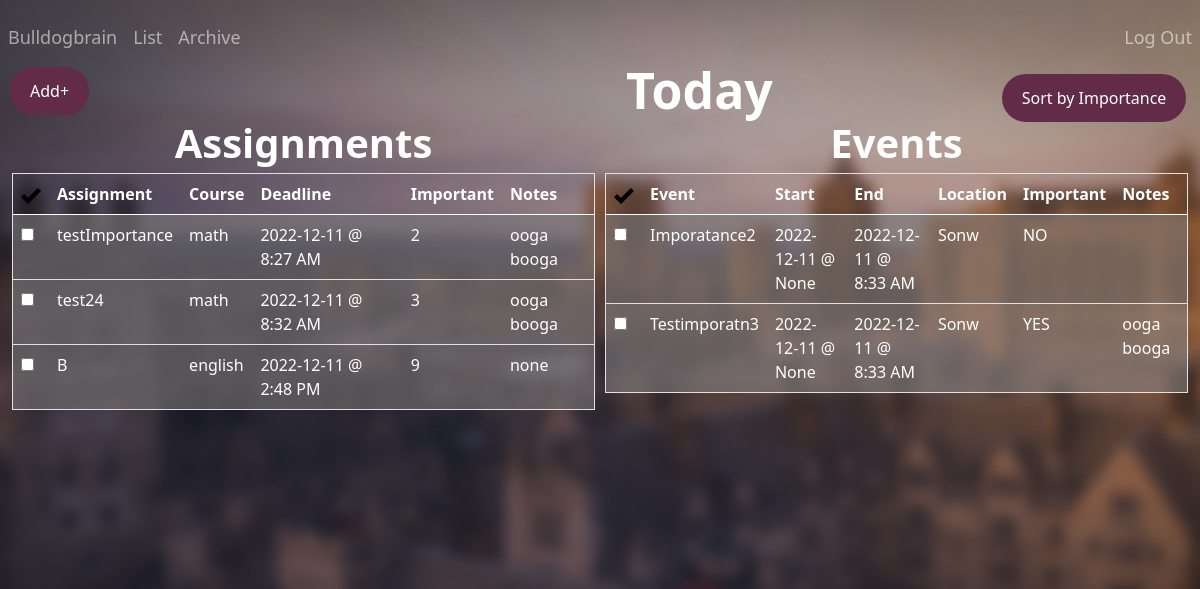
/today (signed in), run on the app's committed database.
### tables this page shows
CREATE TABLE "assignments"(
    'id' INTEGER PRIMARY KEY AUTOINCREMENT NOT NULL, 
    'title' TEXT, 
    'course' TEXT, 
    'deadline' TEXT, 
    'importance' INTEGER, 
    'notes' TEXT, 
    'user_id' INTEGER, 'completed' INTEGER NOT NULL DEFAULT '0' CHECK (completed IN (0, 1)),
    FOREIGN KEY (user_id)
    REFERENCES users (id));

CREATE TABLE 'events'(
    'event_id' INTEGER PRIMARY KEY AUTOINCREMENT NOT NULL, 
    'title' TEXT,
    'location' TEXT, 
    'start_date' TEXT,
    'start_time' TEXT, 
    'end_date' TEXT,
    'end_time' TEXT,
    'importance' INTEGER, 
    'notes' TEXT, 
    'user_id' INTEGER, 'completed' INTEGER NOT NULL DEFAULT '0' CHECK (completed IN (0, 1)),
    FOREIGN KEY (user_id)
    REFERENCES users (id));

### app.py (the view)
@app.route("/today", methods=["GET", "POST"])
@login_required
def dayChronoligical():
    current = datetime.datetime.now()
    localdate = current.strftime("%Y-%m-%d")
    """List view of assignments and events"""
    assignments = db.execute(
            "SELECT id, title, course, date(deadline) as date, CASE WHEN StrFTime('%H', deadline) % 12 = 0 THEN 12 ELSE StrFTime('%H', deadline) % 12 END || ':' || StrFTime('%M', deadline) || ' ' || CASE WHEN CAST(StrFTime('%H', deadline) AS INTEGER) > 12 THEN 'PM' ELSE 'AM' END 'time', importance, notes FROM assignments WHERE user_id = ? AND completed != 1 AND date(deadline) = ? ORDER BY deadline ASC", session["user_id"], localdate)
    events = db.execute(
            "SELECT event_id, title, location, start_date, CASE WHEN StrFTime('%H', start_time) % 12 = 0 THEN 12 ELSE StrFTime('%H', start_time) % 12 END || ':' || StrFTime('%M', start_time) || ' ' || CASE WHEN CAST(StrFTime('%H', start_time) AS INTEGER) > 12 THEN 'PM' ELSE 'AM' END 'start_time', end_date, CASE WHEN StrFTime('%H', end_time) % 12 = 0 THEN 12 ELSE StrFTime('%H', end_time) % 12 END || ':' || StrFTime('%M', end_time) || ' ' || CASE WHEN CAST(StrFTime('%H', end_time) AS INTEGER) > 12 THEN 'PM' ELSE 'AM' END 'end_time', importance, notes FROM events WHERE user_id = ? AND completed != 1 AND end_date = ? ORDER BY start_date ASC, start_time ASC", session["user_id"], localdate)
    if request.method == "POST":
        assignment_id = request.form.get("assignment_id")
        db.execute("UPDATE assignments SET completed = '1' WHERE id = ?", assignment_id)
        event_id = request.form.get("event_id")
        db.execute("UPDATE events SET completed = '1' WHERE event_id = ?", event_id)
        return redirect("/today")
    else:
        return render_template("/dayChronoligical.html", assignments=assignments, events=events)

### app.py (called while the page is built)
@app.after_request
def after_request(response):
    response.headers["Cache-Control"] = "no-cache, no-store, must-revalidate"
    response.headers["Expires"] = 0
    response.headers["Pragma"] = "no-cache"
    return response

### helpers.py (called while the page is built)
def login_required(f):
    @wraps(f)
    def decorated_function(*args, **kwargs):
        if session.get("user_id") is None:
            return redirect("/login")
        return f(*args, **kwargs)
    return decorated_function

### templates/dayChronoligical.html (shortened to what this page needs)
{% extends "layout.html" %}
{% block main %}
<button class="dropbtn" style="position: relative; left: 48%; top: -115px">
  <a style="text-decoration: none; color: white;" href="/urgent">Sort by Importance</a>
</button>
<body>
<strong style = "color:white; position: relative; top: -110px; font-size: 50px" >Today</strong>
    <div class="row">
    <div class="column">
        <strong style = "color:white; position:relative; top:-130px; font-size: 40px">Assignments</strong>
            <table style = "position:relative; top:-130px;" class="table table-striped">
                <thead>
                    <tr style="color:white;">
                        <th><img src="static/images/checkMark.png" alt="Checkmark" width="20" height="20"></th>
                        <th>Assignment</th>
                        <th>Course</th>
                        <th>Deadline</th>
                        <th>Important</th>
                        <th>Notes</th>
                    </tr>
                </thead>
                <tbody>
                    {% for assignments in assignments %}
                    <tr style="color:white;  background-color:rgba(137, 133, 133, 0.55);">
                        <td>
                            <form id="completion" action="/urgent" method="post">
                                <input autocomplete="off" type="checkbox" id="assignment_id" name="assignment_id" value="{{ assignments.id }}" onclick="submit()" required>
                            </form>
                        </td>
                        <td>{{ assignments.title }}</td>
                        <td>{{ assignments.course }}</td>
                        <td>{{ assignments.date }} @ {{ assignments.time }}</td>
                        <td>{{ assignments.importance }}</td>
                        <td>{{ assignments.notes }}</td>
                    </tr>
                    {% endfor %}
                </tbody>
            </table>
        </div>
        <div class="column">
            <strong style = "color:white; position:relative; top:-130px; font-size: 40px">Events</strong>
            <table style = "position:relative; top:-130px" class="table table-striped">
                <thead>
                    <tr style="color:white;">
                        <th><img src="static/images/checkMark.png" alt="Checkmark" width="20" height="20"></th>
                        <th>Event</th>
                        <th>Start</th>
                        <th>End</th>
                        <th>Location</th>
                        <th>Important</th>
                        <th>Notes</th>
                    </tr>
                </thead>
                <tbody>
                    {% for events in events %}
                    <tr style="color:white; background-color:rgba(137, 133, 133, 0.55);">
                        <td>
                            <form id="completion" action="/urgent" method="post">
                                <input autocomplete="off" type="checkbox" id="event_id" name="event_id" value="{{ events.event_id }}" onclick="submit()" required>
                            </form>
                        </td>
                        <td>{{ events.title }}</td>
                        <td>{{ events.start_date }} @ {{ events.start_time }}</td>
                        <td>{{ events.end_date }} @ {{ events.end_time }}</td>
                        <td>{{ events.location }}</td>
                        <td>{{ events.importance }}</td>
                        <td>{{ events.notes }}</td>
                    </tr>
                    {% endfor %}
                </tbody>
            </table>
        </div>
    </div>
</body>
{% endblock %}

### static/styles.css (style rules this page uses)
.dropbtn { background-color: #622b48; color: white; padding: 12px 20px; font-size: 16px; border: none; border-radius: 25px; margin-left: 10px; }
* { box-sizing: border-box; margin: 0px 0px 0px 0px; padding: 0px 0px 0px 0px; }
.row { margin-left:-5px; margin-right:-5px; }
.column { float: left; width: 50%; padding: 5px; }
.row::after { content: ""; clear: both; display: table; }
table { border-collapse: collapse; border-spacing: 0; width: 100%; border: 1px solid #ddd; }
th, td { text-align: left; padding: 16px; }
tr:nth-child(even) { background-color: #f2f2f2; }

### templates/dayChronoligical.html (style rules this page uses)
body { background: url("static/images/yalebackground.jpg") no-repeat center center fixed; -webkit-background-size: cover; -moz-background-size: cover; -o-background-size: cover; background-size: cover; }

### data on the page
assignments: title "testImportance", course "math", date "2022-12-11", time "8:27 AM", importance "2", notes "ooga booga"
assignments: title "test24", course "math", date "2022-12-11", time "8:32 AM", importance "3", notes "ooga booga"
assignments: title "B", course "english", date "2022-12-11", time "2:48 PM", importance "9", notes "none"
events: title "Imporatance2", start_date "2022-12-11", start_time "None", end_date "2022-12-11", end_time "8:33 AM", location "Sonw", importance "NO"
events: title "Testimporatn3", start_date "2022-12-11", start_time "None", end_date "2022-12-11", end_time "8:33 AM", location "Sonw", importance "YES", notes "ooga booga"
